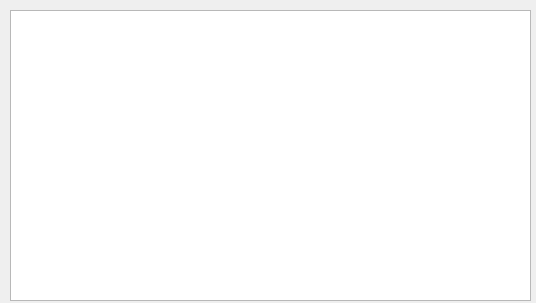
<?xml version="1.0" encoding="UTF-8"?>
<ui version="4.0">
 <class>TileSetWindow</class>
 <widget class="QWidget" name="TileSetWindow">
  <property name="geometry">
   <rect>
    <x>0</x>
    <y>0</y>
    <width>536</width>
    <height>303</height>
   </rect>
  </property>
  <property name="windowTitle">
   <string>可用纹理</string>
  </property>
  <property name="windowIcon">
   <iconset resource="orion2.qrc">
    <normaloff>:/images/unique64.png</normaloff>:/images/unique64.png</iconset>
  </property>
  <widget class="QWidget" name="layoutWidget">
   <property name="geometry">
    <rect>
     <x>10</x>
     <y>10</y>
     <width>521</width>
     <height>291</height>
    </rect>
   </property>
   <layout class="QHBoxLayout" name="horizontalLayout">
    <item>
     <widget class="TileListWidget" name="listWidget">
      <property name="editTriggers">
       <set>QAbstractItemView::NoEditTriggers</set>
      </property>
      <property name="showDropIndicator" stdset="0">
       <bool>true</bool>
      </property>
      <property name="dragEnabled">
       <bool>true</bool>
      </property>
      <property name="dragDropMode">
       <enum>QAbstractItemView::DragDrop</enum>
      </property>
      <property name="selectionMode">
       <enum>QAbstractItemView::ExtendedSelection</enum>
      </property>
      <property name="iconSize">
       <size>
        <width>64</width>
        <height>64</height>
       </size>
      </property>
      <property name="movement">
       <enum>QListView::Free</enum>
      </property>
      <property name="resizeMode">
       <enum>QListView::Adjust</enum>
      </property>
      <property name="viewMode">
       <enum>QListView::IconMode</enum>
      </property>
      <property name="uniformItemSizes">
       <bool>true</bool>
      </property>
     </widget>
    </item>
   </layout>
  </widget>
 </widget>
 <customwidgets>
  <customwidget>
   <class>TileListWidget</class>
   <extends>QListWidget</extends>
   <header>tilelistwidget.h</header>
  </customwidget>
 </customwidgets>
 <resources>
  <include location="orion2.qrc"/>
 </resources>
 <connections/>
</ui>
